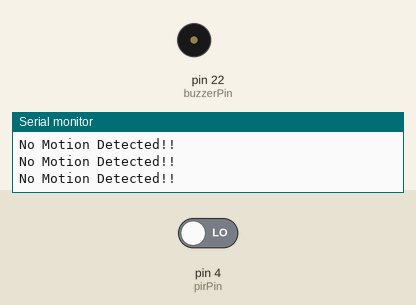
The sketch below on a simulated Arduino Mega 2560, built with avr-gcc and run on an emulated ATmega2560. On the bench: buzzer (waves = sounding, pin HIGH), the last lines printed to the serial monitor. Inputs (shaded band) come from the test bench; at power-on: pin 4 (pirPin) LOW.

Above: at 1.3 s.
1.4 s: pin 4 (pirPin) driven HIGH
At 1.62 s:
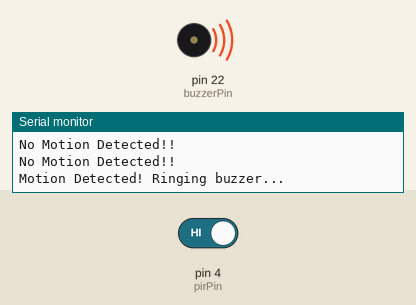
4.4 s: pin 4 (pirPin) driven LOW
At 5.4 s:
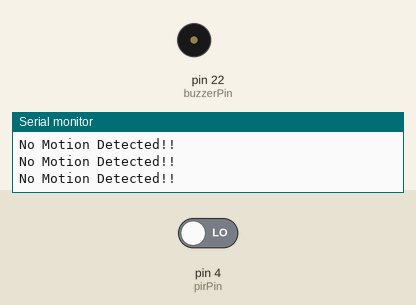
Timing chart, 0 to 7.4 s (numbered marks = the images above; inputs shaded):
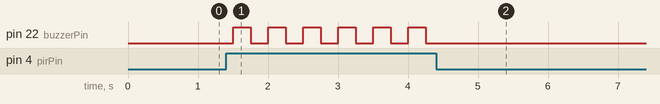

Measured:
- after the input at 1.4 s, pin 22 (buzzerPin): alternates HIGH for 0.25 s and LOW for 0.25 s, starting after 0.10 s
- after the input at 4.4 s, pin 22 (buzzerPin): stops changing and stays LOW

The sketch:

motion_doorbell.ino
```cpp
// Pin definitions
const int pirPin = 4;    // PIR sensor output connected to GPIO 14
const int buzzerPin = 22; // Buzzer connected to GPIO 27

void setup() {
  pinMode(pirPin, INPUT);
  pinMode(buzzerPin, OUTPUT);
  Serial.begin(115200);
  Serial.println("Motion-Activated Doorbell Started");
}

void loop() {
  int motionState = digitalRead(pirPin);

  if (motionState == HIGH) {
    Serial.println("Motion Detected! Ringing buzzer...");
    digitalWrite(buzzerPin, HIGH);  // Turn buzzer ON
    delay(250);
                       // Buzzer rings for 1 second
    digitalWrite(buzzerPin, LOW);   // Turn buzzer OFF
    delay(250);                    // Wait before checking again
  }
  else {
   Serial.println("No Motion Detected!!");
    digitalWrite(buzzerPin, LOW);   // Ensure buzzer is OFF
    delay(250);
  }
}
```
